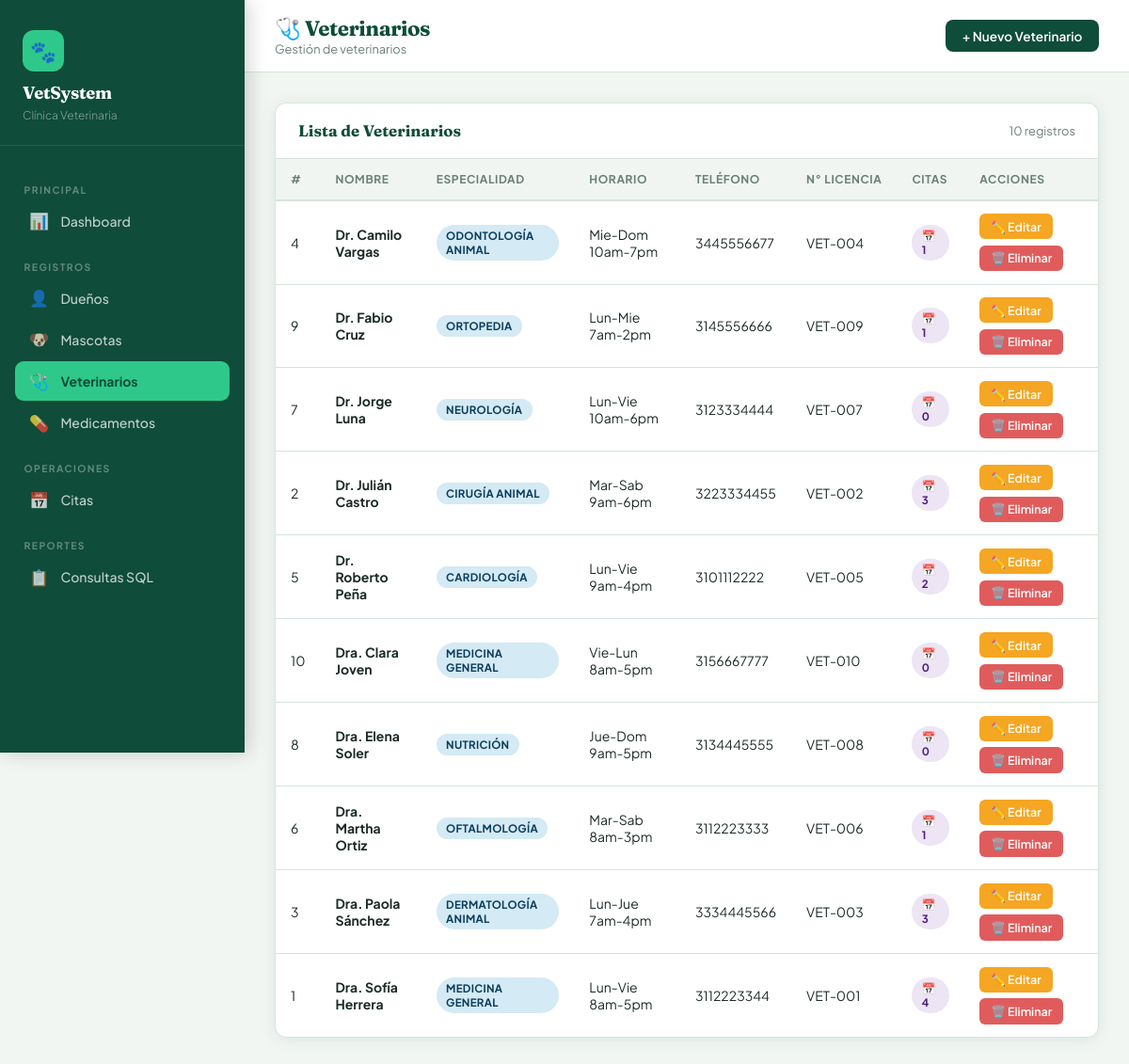
Page /veterinarios/index.php on the committed database.
### tables this page shows
CREATE TABLE VETERINARIO (
  ID_Vet       INT AUTO_INCREMENT PRIMARY KEY,
  Nombre       VARCHAR(100) NOT NULL,
  Especialidad VARCHAR(80),
  Horario      VARCHAR(50),
  Telefono     VARCHAR(20),
  NumLicencia  VARCHAR(30) UNIQUE,
  created_at   TIMESTAMP DEFAULT CURRENT_TIMESTAMP
);

### veterinarios/index.php (the view, shortened to what this page needs)
<?php
$root = '../';
$conn = getConexion();
$vets = $conn->query("
    SELECT V.*, COUNT(C.ID_Cita) AS total_citas
    FROM VETERINARIO V
    LEFT JOIN CITA C ON V.ID_Vet = C.ID_Vet
    GROUP BY V.ID_Vet ORDER BY V.Nombre
");
?>
<!DOCTYPE html>
<html lang="es">
<head>
  <link rel="stylesheet" href="<?= $root ?>assets/css/style.css">
</head>
<body>
<?php include $root . 'includes/sidebar.php'; ?>
<div class="main">
  <div class="topbar">
    <div>
      <h1>🩺 Veterinarios</h1>
      <div class="breadcrumb">Gestión de veterinarios</div>
    </div>
    <a href="crear.php" class="btn btn-primary">+ Nuevo Veterinario</a>
  </div>
  <div class="content">
    <div class="card">
      <div class="card-header">
        <h3>Lista de Veterinarios</h3>
        <span style="font-size:.8rem;color:var(--muted);"><?= $vets->num_rows ?> registros</span>
      </div>
      <div class="table-responsive">
        <table>
          <thead>
            <tr>
              <th>#</th><th>Nombre</th><th>Especialidad</th><th>Horario</th>
              <th>Teléfono</th><th>N° Licencia</th><th>Citas</th><th>Acciones</th>
            </tr>
          </thead>
          <tbody>
            <?php while ($v = $vets->fetch_assoc()): ?>
            <tr>
              <td><?= $v['ID_Vet'] ?></td>
              <td><strong><?= htmlspecialchars($v['Nombre']) ?></strong></td>
              <td><span class="badge badge-blue"><?= htmlspecialchars($v['Especialidad']) ?></span></td>
              <td><?= htmlspecialchars($v['Horario']) ?></td>
              <td><?= htmlspecialchars($v['Telefono']) ?></td>
              <td><?= htmlspecialchars($v['NumLicencia']) ?></td>
              <td><span class="badge badge-purple">📅 <?= $v['total_citas'] ?></span></td>
              <td>
                <div class="btn-group">
                  <a href="editar.php?id=<?= $v['ID_Vet'] ?>" class="btn btn-warning btn-sm">✏️ Editar</a>
                  <a href="index.php?eliminar=<?= $v['ID_Vet'] ?>" class="btn btn-danger btn-sm"
                     onclick="return confirm('¿Eliminar este veterinario?')">🗑️ Eliminar</a>
                </div>
              </td>
            </tr>
            <?php endwhile; ?>
          </tbody>
        </table>
      </div>
    </div>
  </div>
</div>
</body>
</html>

### assets/css/style.css (style rules this page uses)
:root { --primary: #0f4c3a; --primary-mid: #1a6b52; --accent: #2ec98a; --amber: #f5a623; --danger: #e05c5c; --bg: #f2f6f3; --white: #ffffff; --card: #ffffff; --text: #1c2b25; --muted: #6b7f75; --border: #d6e5dd; --sidebar-w: 260px; --radius: 12px; --shadow: 0 2px 16px rgba(15,76,58,.10); --shadow-md: 0 4px 24px rgba(15,76,58,.16); }
*, *::before, *::after { box-sizing: border-box; margin: 0; padding: 0; }
body { font-family: 'Plus Jakarta Sans', sans-serif; background: var(--bg); color: var(--text); min-height: 100vh; display: flex; }
.main { margin-left: var(--sidebar-w); flex: 1; min-height: 100vh; display: flex; flex-direction: column; }
.topbar { background: var(--white); border-bottom: 1px solid var(--border); padding: 1rem 2rem; display: flex; align-items: center; justify-content: space-between; }
.topbar h1 { font-family: 'Fraunces', serif; font-size: 1.4rem; font-weight: 700; color: var(--primary); letter-spacing: -.5px; }
.topbar .breadcrumb { font-size: .8rem; color: var(--muted); }
.content { padding: 2rem; flex: 1; }
.card { background: var(--card); border-radius: var(--radius); box-shadow: var(--shadow); border: 1px solid var(--border); overflow: hidden; }
.card-header { padding: 1.2rem 1.5rem; border-bottom: 1px solid var(--border); display: flex; align-items: center; justify-content: space-between; gap: 1rem; }
.card-header h3 { font-family: 'Fraunces', serif; font-size: 1.05rem; color: var(--primary); font-weight: 700; }
.table-responsive { overflow-x: auto; }
table { width: 100%; border-collapse: collapse; font-size: .875rem; }
thead tr { background: #f0f5f2; }
thead th { padding: .85rem 1rem; text-align: left; font-weight: 700; font-size: .75rem; letter-spacing: .6px; text-transform: uppercase; color: var(--muted); white-space: nowrap; border-bottom: 2px solid var(--border); }
tbody tr { border-bottom: 1px solid var(--border); transition: background .15s; }
tbody td { padding: .85rem 1rem; color: var(--text); vertical-align: middle; }
tbody tr:last-child { border-bottom: none; }
.btn { display: inline-flex; align-items: center; gap: .4rem; padding: .55rem 1.1rem; border-radius: 8px; font-size: .85rem; font-weight: 600; font-family: inherit; cursor: pointer; border: none; text-decoration: none; transition: all .18s; white-space: nowrap; }
.btn-primary { background: var(--primary); color: #fff; }
.btn-warning { background: var(--amber); color: #fff; }
.btn-danger { background: var(--danger); color: #fff; }
.btn-sm { padding: .35rem .75rem; font-size: .78rem; border-radius: 6px; }
.btn-group { display: flex; gap: .4rem; flex-wrap: wrap; }
.badge { display: inline-flex; align-items: center; padding: .25rem .65rem; border-radius: 20px; font-size: .72rem; font-weight: 700; letter-spacing: .3px; text-transform: uppercase; }
.badge-blue { background: #d4eaf4; color: #0a3c5c; }
.badge-purple { background: #ede4f4; color: #4a1e7a; }

### rows in the picture
veterinario: ID_Vet "4", Nombre "Dr. Camilo Vargas", Especialidad "ODONTOLOGÍA ANIMAL", Horario "Mie-Dom 10am-7pm", Telefono "3445556677", NumLicencia "VET-004", total_citas "1"
veterinario: ID_Vet "9", Nombre "Dr. Fabio Cruz", Especialidad "ORTOPEDIA", Horario "Lun-Mie 7am-2pm", Telefono "3145556666", NumLicencia "VET-009", total_citas "1"
veterinario: ID_Vet "7", Nombre "Dr. Jorge Luna", Especialidad "NEUROLOGÍA", Horario "Lun-Vie 10am-6pm", Telefono "3123334444", NumLicencia "VET-007", total_citas "0"
veterinario: ID_Vet "2", Nombre "Dr. Julián Castro", Especialidad "CIRUGÍA ANIMAL", Horario "Mar-Sab 9am-6pm", Telefono "3223334455", NumLicencia "VET-002", total_citas "3"
veterinario: ID_Vet "5", Nombre "Dr. Roberto Peña", Especialidad "CARDIOLOGÍA", Horario "Lun-Vie 9am-4pm", Telefono "3101112222", NumLicencia "VET-005", total_citas "2"
veterinario: ID_Vet "10", Nombre "Dra. Clara Joven", Especialidad "MEDICINA GENERAL", Horario "Vie-Lun 8am-5pm", Telefono "3156667777", NumLicencia "VET-010", total_citas "0"
veterinario: ID_Vet "8", Nombre "Dra. Elena Soler", Especialidad "NUTRICIÓN", Horario "Jue-Dom 9am-5pm", Telefono "3134445555", NumLicencia "VET-008", total_citas "0"
veterinario: ID_Vet "6", Nombre "Dra. Martha Ortiz", Especialidad "OFTALMOLOGÍA", Horario "Mar-Sab 8am-3pm", Telefono "3112223333", NumLicencia "VET-006", total_citas "1"
veterinario: ID_Vet "3", Nombre "Dra. Paola Sánchez", Especialidad "DERMATOLOGÍA ANIMAL", Horario "Lun-Jue 7am-4pm", Telefono "3334445566", NumLicencia "VET-003", total_citas "3"
veterinario: ID_Vet "1", Nombre "Dra. Sofía Herrera", Especialidad "MEDICINA GENERAL", Horario "Lun-Vie 8am-5pm", Telefono "3112223344", NumLicencia "VET-001", total_citas "4"

### other values in the picture
$vets->num_rows "10"
